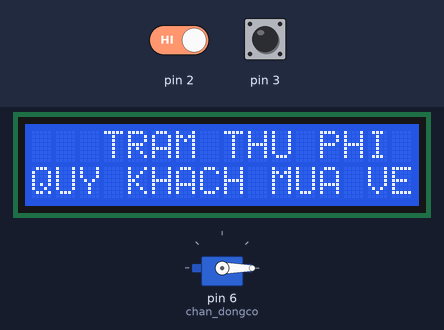
Simulated run of this sketch. Board: Arduino Uno, built with avr-gcc and run on an emulated ATmega328P. Shown: 16×2 character LCD, servo. The inputs (shaded band) are chosen by the test bench; at power-on: pin 2 HIGH, pin 3 HIGH.

Above: at 1.2 s.
1.3 s: pin 2 driven LOW
At 1.6 s:
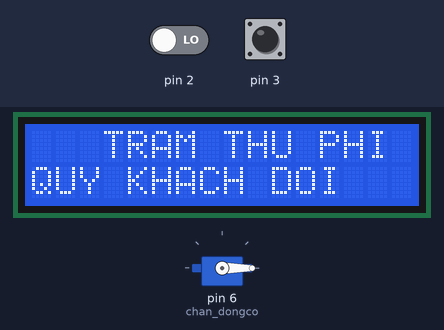
At 2.1 s:
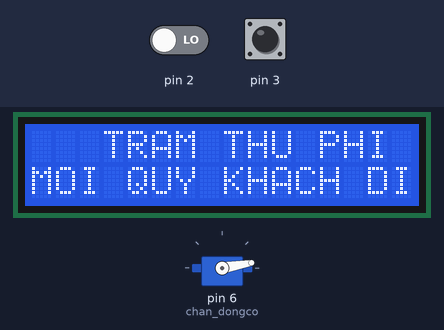
4.3 s: pin 2 driven HIGH
At 7.1 s:
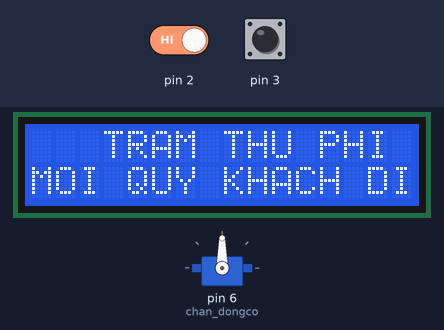
Timing chart, 0 to 8.6 s (numbered marks = the images above; inputs shaded):
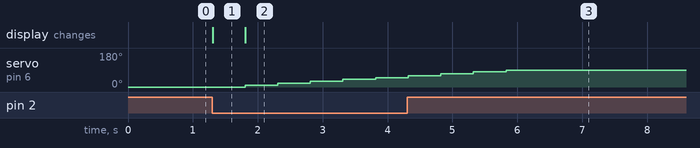

The sketch:

tram_thu_phi.ino
```cpp
#include <Servo.h>
#include <LiquidCrystal.h>
int rs = 8, e = 9, d4 = 10, d5 = 11, d6 = 12, d7 = 13;
LiquidCrystal lcd(rs, e, d4, d5, d6, d7);
Servo DCservo;
int chan_dongco = 6;
int denxanh = 4;
int dendo = 5;
int i;
bool doc2,doc3;
void setup() {
  // put your setup code here, to run once:
lcd.begin(16, 2);
DCservo.attach(chan_dongco);
pinMode(2,INPUT);
pinMode(3,INPUT);
pinMode(4,INPUT);
pinMode(5,INPUT);
DCservo.write(0);
digitalWrite(dendo,1);
digitalWrite(denxanh,0);
lcd.setCursor(0,0);
lcd.print("   TRAM THU PHI");
lcd.setCursor(0,1);
lcd.print("QUY KHACH MUA VE");
}
void loop() {
  // put your main code here, to run repeatedly:
doc2 = digitalRead(2);
doc3 = digitalRead(3);
if(doc2==0)
{
  digitalWrite(dendo,0);
  lcd.setCursor(0,1);
  lcd.print("QUY KHACH DOI    ");
  for(i=0;i<=90;i=i+10)
  {
    DCservo.write(i);
    delay(250);
    digitalWrite(denxanh,1);
    delay(250);
    digitalWrite(denxanh,0);
    DCservo.write(90);
    digitalWrite(denxanh,1);
    lcd.setCursor(0,1);
    lcd.print("MOI QUY KHACH DI   ");
  }
  if(doc3==0)
  {
    digitalWrite(denxanh,0);
    digitalWrite(dendo,1);
    lcd.setCursor(0,1);
    lcd.print("QUY KHACH MUA VE");
    for(i=90;i>0;i=i-10)
    {
      DCservo.write(i);
      delay(100);
    }
    DCservo.write(0);
    }
  }
}
```

Measured:
- after the input at 1.3 s, servo on pin 6 (chan_dongco): moves from 0° to 50° over 2.0 s, starting after 0.51 s; the display: changes at once (image 1)
- after the input at 4.3 s, servo on pin 6 (chan_dongco): goes on until 5.8 s, then stays 90°
- what the display in image 1 shows lasts 0.5 s, from 1.3 s to 1.8 s
